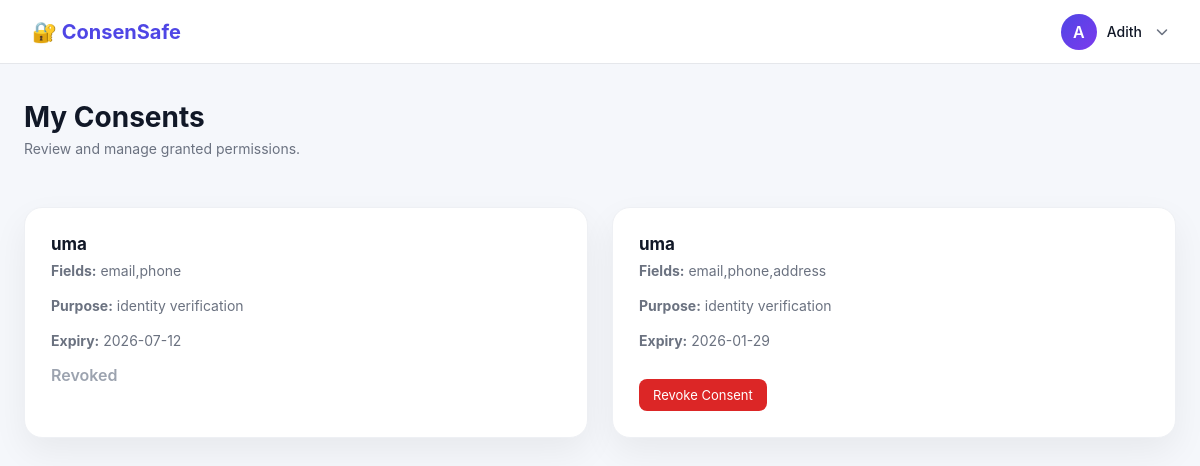
Screenshot of /my-consents (signed in) with the database file from the repository.
### tables this page shows
CREATE TABLE consents (
            id INTEGER PRIMARY KEY AUTOINCREMENT,
            user_id INTEGER NOT NULL,
            app_id INTEGER NOT NULL,
            allowed_fields TEXT NOT NULL,
            purpose TEXT NOT NULL,
            expiry DATETIME NOT NULL,
            status TEXT CHECK(status IN ('approved','revoked')) NOT NULL,
            consent_hash TEXT NOT NULL,
            signature TEXT NOT NULL,
            created_at DATETIME DEFAULT CURRENT_TIMESTAMP,
            FOREIGN KEY (user_id) REFERENCES users(id),
            FOREIGN KEY (app_id) REFERENCES users(id)
        );

CREATE TABLE users (
            id INTEGER PRIMARY KEY AUTOINCREMENT,
            username TEXT UNIQUE NOT NULL,
            email TEXT UNIQUE NOT NULL,
            password TEXT NOT NULL,
            role TEXT NOT NULL
        );

### app.py (the view)
@app.route("/my-consents")
def my_consents():
    if session.get("role") != "user":
        return "Unauthorized", 403
    conn = get_db()
    consents = conn.execute("""
        SELECT consents.*, users.username AS app_name
        FROM consents
        JOIN users ON consents.app_id = users.id
        WHERE consents.user_id = ?
    """, (session["user_id"],)).fetchall()
    conn.close()
    return render_template("my_consents.html", consents=consents)

### app.py (called while the page is built)
def get_db():
    conn = sqlite3.connect(DB_NAME)
    conn.row_factory = sqlite3.Row
    return conn

@app.before_request
def enforce_session_timeout():
    if "user_id" in session:
        now = time.time()
        last = session.get("last_activity")
        if last and now - last > 600:
            session.clear()
            return redirect(url_for("login"))
        session["last_activity"] = now

### templates/my_consents.html
{% extends "base.html" %}
{% block content %}
<div class="dashboard">
  <div class="dashboard-header">
    <div>
      <h1>My Consents</h1>
      <p class="welcome-text">Review and manage granted permissions.</p>
    </div>
  </div>
  <div class="section">
    {% if consents %}
      <div class="dashboard-grid">
        {% for c in consents %}
        <div class="dashboard-card">
          <h3>{{ c.app_name }}</h3>
          <p><strong>Fields:</strong> {{ c.allowed_fields }}</p>
          <p><strong>Purpose:</strong> {{ c.purpose }}</p>
          <p><strong>Expiry:</strong> {{ c.expiry }}</p>
          {% if c.status == "approved" %}
            <a href="{{ url_for('revoke_consent', consent_id=c.id) }}"
               class="danger-btn">
              Revoke Consent
            </a>
          {% else %}
            <span class="revoked-label">Revoked</span>
          {% endif %}
        </div>
        {% endfor %}
      </div>
    {% else %}
      <p>No active consent requests.</p>
    {% endif %}
  </div>
</div>
{% endblock %}

### static/pro.css (style rules this page uses)
* { box-sizing: border-box; }
html, body { height: 100%; }
body { margin: 0; font-family: 'Inter', system-ui, -apple-system, BlinkMacSystemFont, sans-serif; color: #111827; background: #f5f7fb; }
.dashboard { max-width: 1200px; margin: 0 auto; padding: 36px 24px 80px; }
.dashboard-header { display: flex; justify-content: space-between; align-items: center; margin-bottom: 28px; }
.dashboard-header h1 { margin: 0; font-size: 28px; }
.welcome-text { margin-top: 6px; font-size: 14px; color: #6b7280; }
.section { margin-top: 36px; }
.dashboard-grid { display: grid; grid-template-columns: repeat(auto-fit, minmax(280px, 1fr)); gap: 24px; }
.dashboard-card { background: #ffffff; border-radius: 18px; padding: 26px; box-shadow: 0 14px 35px rgba(0,0,0,0.06); border: 1px solid #eef0f4; transition: transform 0.25s ease, box-shadow 0.25s ease; }
.dashboard-card h3 { margin: 0; font-size: 17px; }
.dashboard-card p { margin-top: 6px; font-size: 14px; color: #6b7280; line-height: 1.5; }
.danger-btn { display: inline-block; margin-top: 14px; padding: 8px 14px; background: #dc2626; color: white; border-radius: 8px; text-decoration: none; font-size: 13px; }
.revoked-label { color: #9ca3af; font-weight: 600; }

### rows the page displays
consents: app_name "uma", allowed_fields "email,phone", purpose "identity verification", expiry "2026-07-12", status "Revoked"
consents: app_name "uma", allowed_fields "email,phone,address", purpose "identity verification", expiry "2026-01-29"
